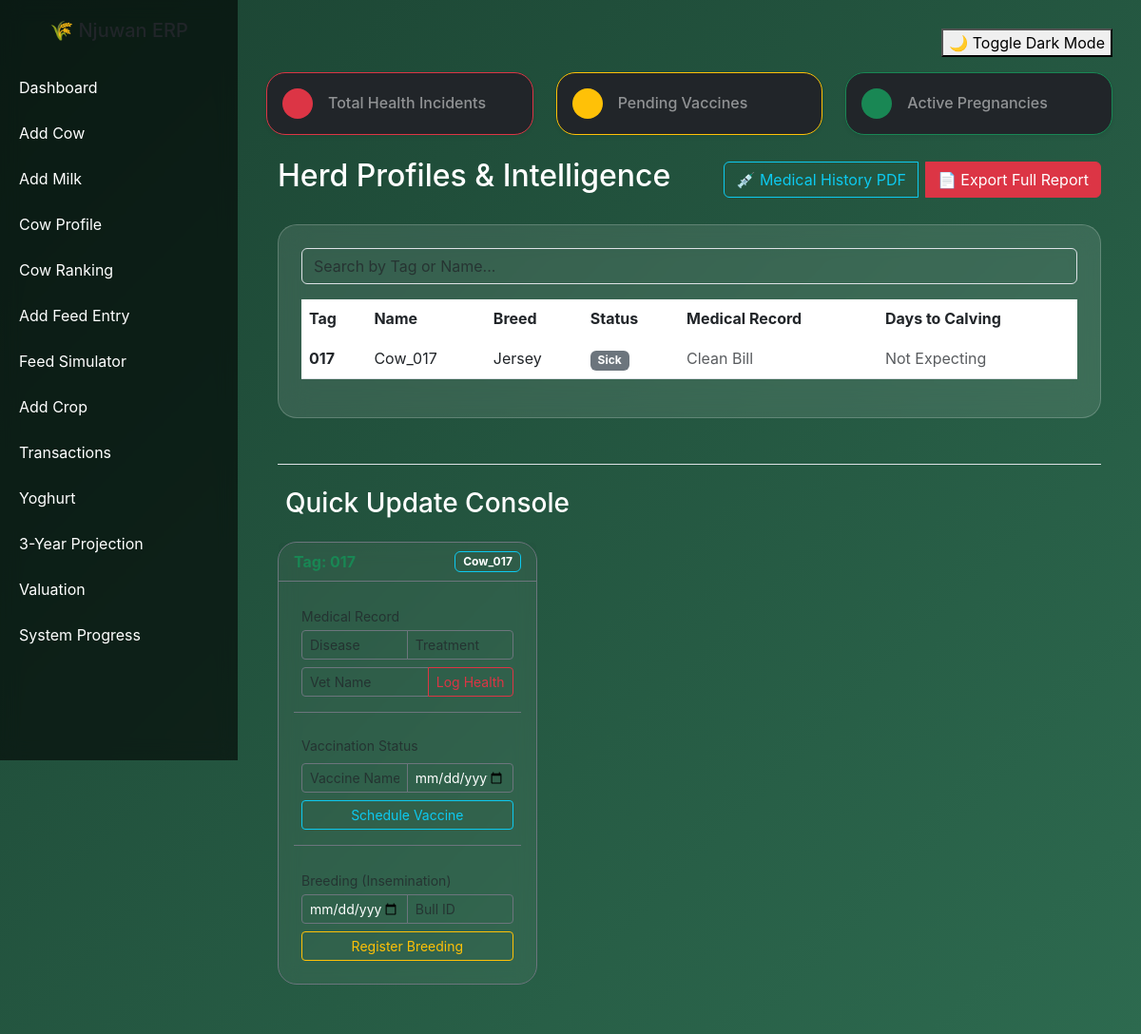
The page /view_profile/17 on the database as committed earlier.
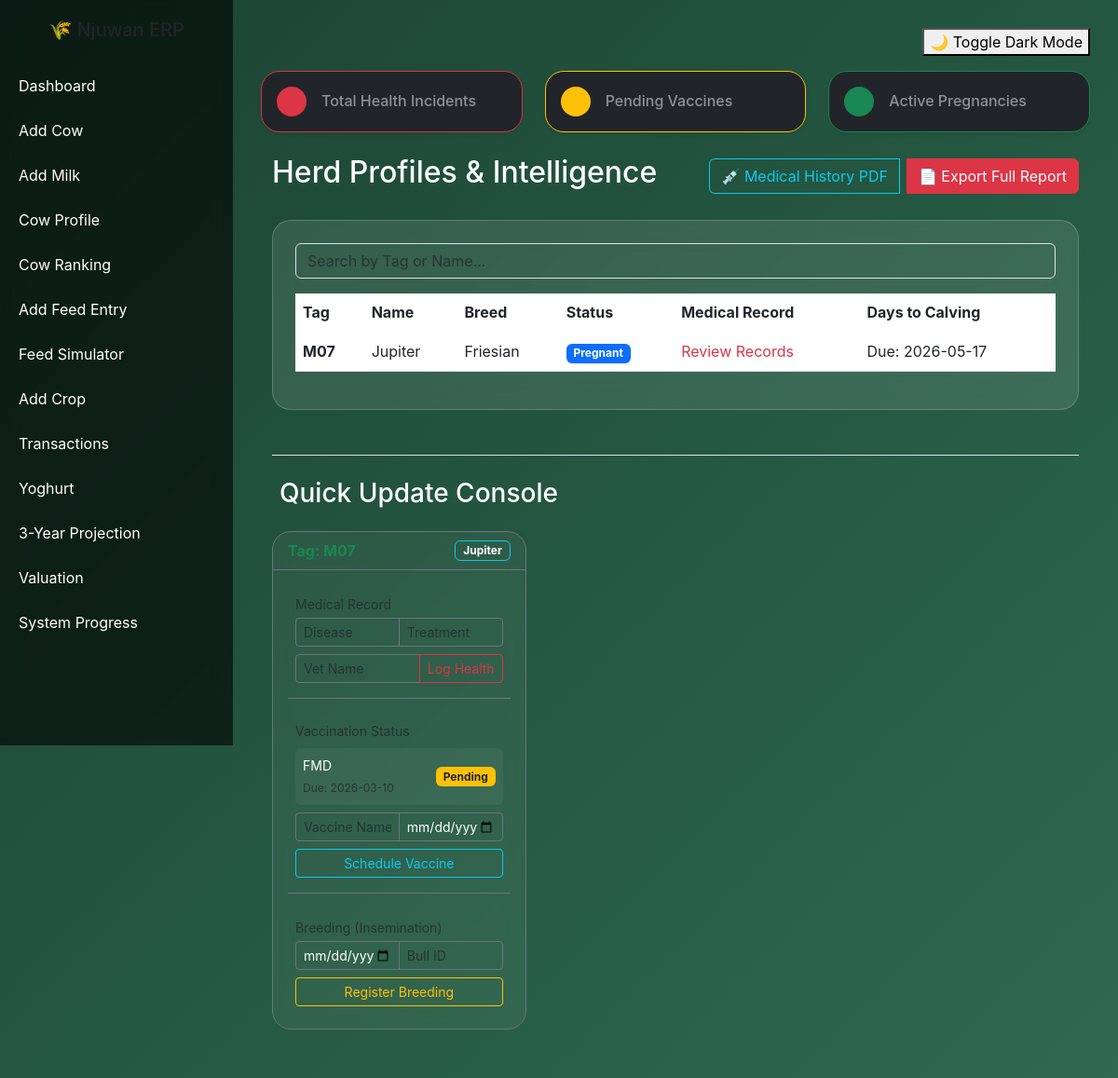
The same page on the database as committed later.
### models.py (models this page shows, shortened)
class Cow(db.Model):
    __tablename__ = "cows"
    id = db.Column(db.Integer, primary_key=True)
    tag_number = db.Column(db.String(50), unique=True)
    name = db.Column(db.String(100))  # New Name Column
    breed = db.Column(db.String(50))
    birth_date = db.Column(db.Date)
    age = db.Column(db.Integer)
    farm_id = db.Column(db.Integer, db.ForeignKey("farms.id"))
    weight_kg = db.Column(db.Float) # Useful for health monitoring
    _status = db.Column("status", db.String(50), default="Lactating")
    @property
    def status(self):
        if self.name and "Calf" in self.name:
            return "Young"
        latest = Breeding.query.filter_by(cow_id=self.id).order_by(Breeding.id.desc()).first()
        if latest and latest.expected_calving:
            from datetime import datetime
            today = datetime.now().date()
            days_to_calving = (latest.expected_calving - today).days
            if 0 < days_to_calving <= 60:
                return "Dry"
            elif days_to_calving > 60:
                return "Pregnant"
        return self._status or "Lactating"
    @status.setter
    def status(self, value):
        self._status = value
    feed_records = db.relationship("Feed", backref="cow", lazy=True)
    milk_records = db.relationship("MilkProduction", backref="cow", lazy='dynamic')
    health_records = db.relationship('HealthRecord', backref='cow', lazy=True)
    vaccinations = db.relationship('Vaccination', backref='cow', lazy=True)
    breeding_records = db.relationship('Breeding', backref='cow', lazy=True)

class Breeding(db.Model):
    id = db.Column(db.Integer, primary_key=True)
    cow_id = db.Column(db.Integer, db.ForeignKey('cows.id'))
    insemination_date = db.Column(db.Date)
    bull = db.Column(db.String(50))
    pregnancy_status = db.Column(db.String(20), default="Unknown")
    expected_calving = db.Column(db.Date) # Calculated via your app.py logic

class Vaccination(db.Model):
    id = db.Column(db.Integer, primary_key=True)
    cow_id = db.Column(db.Integer, db.ForeignKey('cows.id'))
    vaccine = db.Column(db.String(100))
    due_date = db.Column(db.Date)
    status = db.Column(db.String(20), default="Pending") # Matches your HTML badges

### app.py (the view)
@app.route('/view_profile/<int:cow_id>')
def view_profile(cow_id):
    cow = Cow.query.get_or_404(cow_id)
    return render_template('cow_profile.html', cows=[cow])

### templates/cow_profile.html (shortened to what this page needs)
{% extends "base.html" %}
{% block content %}
<div class="row mb-4">
    <div class="col-md-4">
        <div class="card bg-dark border-danger p-3 shadow-sm">
            <div class="d-flex align-items-center">
                <div class="rounded-circle bg-danger p-3 me-3">
                </div>
                <div>
                    <h6 class="mb-0 text-white-50">Total Health Incidents</h6>
                </div>
            </div>
        </div>
    </div>
    <div class="col-md-4">
        <div class="card bg-dark border-warning p-3 shadow-sm">
            <div class="d-flex align-items-center">
                <div class="rounded-circle bg-warning p-3 me-3">
                </div>
                <div>
                    <h6 class="mb-0 text-white-50">Pending Vaccines</h6>
                </div>
            </div>
        </div>
    </div>
    <div class="col-md-4">
        <div class="card bg-dark border-success p-3 shadow-sm">
            <div class="d-flex align-items-center">
                <div class="rounded-circle bg-success p-3 me-3">
                </div>
                <div>
                    <h6 class="mb-0 text-white-50 text-truncate">Active Pregnancies</h6>
                </div>
            </div>
        </div>
    </div>
</div>
<div class="container fade-in">
    <div class="d-flex justify-content-between align-items-center mb-4">
        <h2 class="text-white">Herd Profiles & Intelligence</h2>
        <div class="btn-group">
            <button onclick="generateMedicalPDF()" class="btn btn-outline-info me-2">💉 Medical History PDF</button>
            <button onclick="generatePDF()" class="btn btn-danger">📄 Export Full Report</button>
        </div>
    </div>
    <div class="card p-4 mb-5">
        <div class="mb-3">
            <input type="text" id="cowSearch" class="form-control bg-transparent text-white"
                   placeholder="Search by Tag or Name..." onkeyup="filterTable()">
        </div>
        <div class="table-responsive">
            <table class="table table-hover text-white" id="cowTable">
                <thead>
                    <tr style="border-bottom: 2px solid rgba(255,255,255,0.1);">
                        <th>Tag</th>
                        <th>Name</th>
                        <th>Breed</th>
                        <th>Status</th>
                        <th>Medical Record</th>
                        <th>Days to Calving</th>
                    </tr>
                </thead>
                <tbody>
                    {% for cow in cows %}
                    <tr>
                        <td><strong>{{ cow.tag_number }}</strong></td>
                        <td>{{ cow.name }}</td>
                        <td>{{ cow.breed }}</td>
                        <td>
                            <span class="badge
                            {% if cow.status == 'Dry' %}bg-warning text-dark
                            {% elif cow.status == 'Pregnant' %}bg-primary
                            {% elif cow.status == 'Lactating' %}bg-success
                            {% elif cow.status == 'Young' %}bg-info
                            {% else %}bg-secondary{% endif %}">
                            {{ cow.status }}
                        </span>
                    </td>
                    <td>
                        {% if cow.health_records %}
                            <span class="text-danger"> Review Records</span>
                        {% else %}
                            <span class="text-muted">Clean Bill</span>
                        {% endif %}
                    </td>
                    <td>
                        {% set latest_breeding = cow.breeding_records|last %}
                        {% if latest_breeding and latest_breeding.expected_calving %}
                            Due: {{ latest_breeding.expected_calving.strftime('%Y-%m-%d') }}
                        {% else %}
                            <span class="text-muted">Not Expecting</span>
                        {% endif %}
                    </td>
                </tr>
                {% endfor %}
            </tbody>
            </table>
        </div>
    </div>
    <div class="mt-5 border-top pt-4">
        <h3 class="text-white mb-4">Quick Update Console</h3>
        <div class="row">
            {% for cow in cows %}
            <div class="col-xl-4 col-md-6 mb-4">
                <div class="card bg-dark text-white border-secondary h-100" style="background: rgba(255, 255, 255, 0.05) !important; backdrop-filter: blur(10px);">
                    <div class="card-header border-secondary d-flex justify-content-between align-items-center">
                        <span class="fw-bold text-success">Tag: {{ cow.tag_number }}</span>
                        <span class="badge bg-outline-info border border-info">{{ cow.name }}</span>
                    </div>
                    <div class="card-body">
                        <form action="{{ url_for('add_health', cow_id=cow.id) }}" method="POST" class="mb-3 p-2 border-bottom border-secondary pb-3">
                            <label class="small text-muted mb-1">Medical Record</label>
                            <div class="input-group input-group-sm mb-2">
                                <input type="text" name="disease" class="form-control bg-transparent text-white border-secondary" placeholder="Disease" required>
                                <input type="text" name="treatment" class="form-control bg-transparent text-white border-secondary" placeholder="Treatment">
                            </div>
                            <div class="input-group input-group-sm">
                                <input type="text" name="vet_name" class="form-control bg-transparent text-white border-secondary" placeholder="Vet Name">
                                <button class="btn btn-outline-danger" type="submit">Log Health</button>
                            </div>
                        </form>
                        <div class="mb-3 p-2 border-bottom border-secondary pb-3">
                            <label class="small text-muted mb-2 d-block">Vaccination Status</label>
                            <div class="mb-2">
                                {% for vac in cow.vaccinations %}
                                <div class="d-flex justify-content-between align-items-center mb-1 p-2 rounded" style="background: rgba(255,255,255,0.05);">
                                    <div>
                                        <small class="text-white d-block">{{ vac.vaccine }}</small>
                                        <small class="text-muted" style="font-size: 0.75rem;">Due: {{ vac.due_date }}</small>
                                    </div>
                                    <a href="{{ url_for('toggle_vaccination', vac_id=vac.id) }}"
                                       class="badge {% if vac.status == 'Completed' %}bg-success{% else %}bg-warning text-dark{% endif %} text-decoration-none">
                                        {{ vac.status }}
                                    </a>
                                </div>
                                {% endfor %}
                            </div>
                            <form action="{{ url_for('add_vaccination', cow_id=cow.id) }}" method="POST">
                                <div class="input-group input-group-sm mb-2">
                                    <input type="text" name="vaccine" class="form-control bg-transparent text-white border-secondary" placeholder="Vaccine Name" required>
                                    <input type="date" name="due_date" class="form-control bg-transparent text-white border-secondary" required>
                                </div>
                                <button class="btn btn-sm btn-outline-info w-100" type="submit">Schedule Vaccine</button>
                            </form>
                        </div>
                        <form action="{{ url_for('add_breeding', cow_id=cow.id) }}" method="POST" class="p-2">
                            <label class="small text-muted mb-1">Breeding (Insemination)</label>
                            <div class="input-group input-group-sm mb-2">
                                <input type="date" name="insemination_date" class="form-control bg-transparent text-white border-secondary" required>
                                <input type="text" name="bull" class="form-control bg-transparent text-white border-secondary" placeholder="Bull ID">
                            </div>
                            <button class="btn btn-sm btn-outline-warning w-100" type="submit">Register Breeding</button>
                        </form>
                    </div>
                </div>
            </div>
            {% endfor %}
        </div>
    </div>
</div>
{% endblock %}

### templates/base.html (shortened to what this page needs)
<!DOCTYPE html>
<html>
<head>
    <link href="https://cdn.jsdelivr.net/npm/bootstrap@5.3.0/dist/css/bootstrap.min.css" rel="stylesheet">
</head>
<body>
<div class="sidebar">
    <h5 class="text-center mb-4">🌾 Njuwan ERP</h5>
    <a href="/">Dashboard</a>
    <a href="/add_cow">Add Cow</a>
    <a href="/add_milk">Add Milk</a>
    <a href="{{ url_for('cow_profile_list') }}">Cow Profile</a>
    <a href="/cow_efficiency">Cow Ranking</a>
    <a href="/add_feed">Add Feed Entry</a>
    <a href="/feed-efficiency">Feed Simulator</a>
    <a href="/add_crop">Add Crop</a>
    <a href="/add_transaction">Transactions</a>
    <a href="/yoghurt">Yoghurt</a>
    <a href="/projection">3-Year Projection</a>
    <a href="/valuation">Valuation</a>
    <a href="/progress">System Progress</a>
</div>
<div class="content">
    <div class="d-flex justify-content-end mb-3">
        <button class="toggle-btn" onclick="toggleDarkMode()">🌙 Toggle Dark Mode</button>
    </div>
    {% block content %}{% endblock %}
</div>
</body>
</html>

### templates/base.html (style rules this page uses)
body { margin: 0; font-family: 'Inter', sans-serif; background: linear-gradient(135deg, #1b4332, #2d6a4f); overflow-x: hidden; }
.sidebar { height: 100vh; width: 250px; position: fixed; background: rgba(0, 0, 0, 0.6); backdrop-filter: blur(10px); padding-top: 20px; transition: 0.3s ease; }
.sidebar a { display: block; color: #fff; padding: 12px 20px; text-decoration: none; }
.content { margin-left: 250px; padding: 30px; transition: 0.3s ease; }
.card { background: rgba(255,255,255,0.1); border-radius: 20px; backdrop-filter: blur(15px); color: white; border: 1px solid rgba(255,255,255,0.2); transition: 0.3s ease; }
.fade-in { animation: fadeIn 0.6s ease; }

Rows that differ between the two databases and show on the page:
changed Cow: gains Vaccination (vaccine "FMD", due_date "2026-03-10", status "Pending"); tag_number "017" → "M07"; name "Cow_017" → "Jupiter"; breed "Jersey" → "Friesian"; status "Sick" → "Pregnant"; text "Clean Bill Not Expecting" → "Review Records Due:"
now on this page (row edited): Breeding: expected_calving "2026-05-17"
